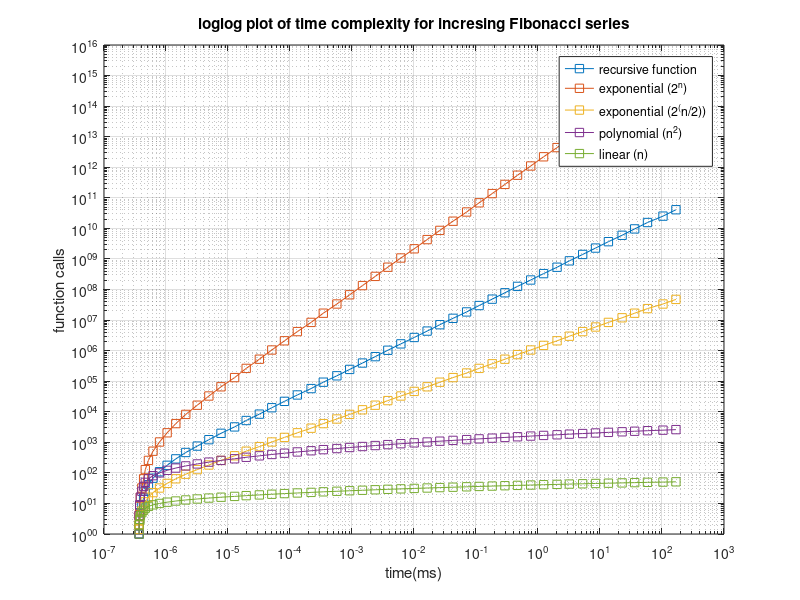

Reproduce this figure in MATLAB.
%   02635 - Mathematical Software Programming
%   modul 11   
%   complexity test script

%%  1. matrix allocation / deallocation
clear; clc;
D = importdata('data.txt');

Y = zeros(length(D),1);
for i = 1:length(D)
    Y(i) = 2^i;
end

Y2 = zeros(length(D),1);
for i = 1:length(D)
    Y2(i) = 2^(i/2);
end

Y3 = zeros(length(D),1);
for i = 1:length(D)
    Y3(i) = i^2;
end

Y4 = zeros(length(D),1);
for i = 1:length(D)
    Y4(i) = i;
end

%% double logarithmic plot
loglog(D(:,1), D(:,2),'-s'); hold on;
loglog(D(:,1), Y,'-s'); hold on;
loglog(D(:,1), Y2,'-s'); hold on;
loglog(D(:,1), Y3,'-s'); hold on;
loglog(D(:,1), Y4,'-s'); hold on;
grid on;
legend(...
    'recursive function',...
    'exponential (2^n)',...
    'exponential (2^(n/2))',...
    'polynomial (n^2)',...
    'linear (n)'...
    )
title('loglog plot of time complexity for incresing Fibonacci series');
xlabel('time(ms)');
ylabel('function calls');
